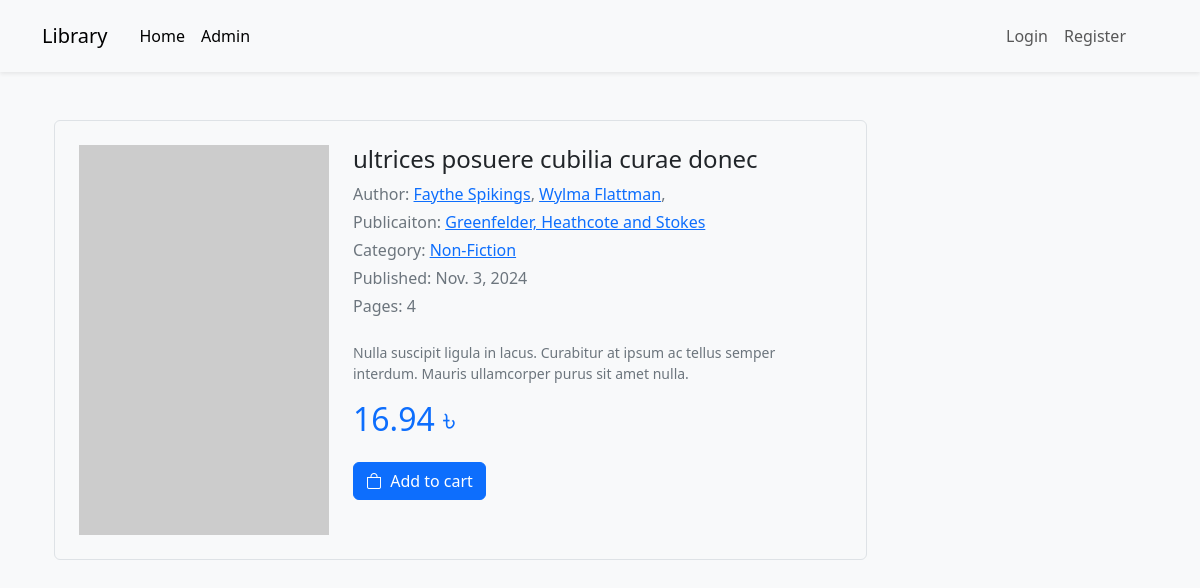
Page /books/1/ on the committed database.
### library/models.py (models this page shows, shortened)
class Book(models.Model):
    title = models.CharField(max_length=512)
    description = models.TextField()
    cover_image = models.URLField()
    published_at = models.DateField(auto_now_add=True)
    author = models.ManyToManyField(Author, related_name="books")
    category = models.ForeignKey(Category, on_delete=models.CASCADE)
    publication = models.ForeignKey(Publication, on_delete=models.CASCADE)
    inventory = models.PositiveIntegerField()
    price = models.DecimalField(max_digits=6, decimal_places=2)
    pages = models.PositiveIntegerField()
    isbn = models.CharField(max_length=13, blank=True, null=True)

class Author(models.Model):
    name = models.CharField(max_length=100)

class Publication(models.Model):
    name = models.CharField(max_length=100)

class Category(models.Model):
    title = models.CharField(max_length=50)

### library/views.py (the view, shortened to what this page needs)
# urls.py: path("books/<int:id>/", views.book_detail, name="book-detail"),
def book_detail(request, id):
    book = Book.objects.get(pk=id)
    return render(request, "library/book-detail.html", {"book": book})

### library/templates/library/book-detail.html (shortened to what this page needs)
{% extends 'base.html' %} {% block content %}
<div class="row">
  <div class="col-lg-9">
    <div class="d-md-flex gap-md-4 rounded-2 border p-4">
      <div>
        <img
          class="d-block mx-auto"
          src="{{book.cover_image}}"
          alt=""
          srcset=""
        />
      </div>
      <div>
        <h4 class="mt-4 mt-md-0">{{book.title}}</h4>
        <p class="text-secondary mb-1">
          Author: {% for author in book.author.all %}
          <a href=""><span>{{author.name}}</span></a
          >&comma; {% endfor %}
        </p>
        <p class="text-secondary mb-1">
          Publicaiton: <a href=""><span>{{book.publication.name}}</span></a>
        </p>
        <p class="text-secondary mb-1">
          Category: <a href=""><span>{{book.category.title}}</span></a>
        </p>
        <p class="text-secondary mb-1">
          Published: <span>{{book.published_at}}</span>
        </p>
        <p class="text-secondary mb-4">Pages: <span>{{book.pages}}</span></p>
        <p class="text-secondary text-sm">
          {{book.description | truncatechars:200}}
        </p>
        <h2 class="mb-4 text-primary">{{book.price}} ৳</h2>
        {% if user.is_authenticated %}
        <form>
          {%csrf_token%}
          <button
            hx-post=""
            hx-target = "#message"
            hx-swap = "innerHTML settle:2s"
            hx-disabled-elt="this"
            hx-indicator = "#indicator"
            type="submit"
            class="btn btn-primary d-flex gap-2 align-items-center"
          >
            <i class="bi-bag"></i>
            Add to cart
            <div id="indicator" class="spinner-border spinner-border-sm htmx-indicator" role="status">
              <span class="visually-hidden">Loading...</span>
            </div>
          </button>
        </form>
        {% else %}
        <a class="btn btn-primary" href="{% url 'login' %}?next={% url 'book-detail' id=book.id%}">
          <i class="bi-bag me-1"></i>
          Add to cart
        </a>
        {% endif %}
      </div>
    </div>
  </div>
</div>
{% endblock %}

### static/css/base.css (style rules this page uses)
.text-sm { font-size: 14px; }

### rows in the picture
Book: title "ultrices posuere cubilia curae donec", publication.name "Greenfelder, Heathcote and Stokes", category "Non-Fiction", published_at "Nov. 3, 2024", pages "4", description "Nulla suscipit ligula in lacus. Curabitur at ipsum ac tellus semper interdum. Mauris ullamcorper purus sit amet nulla.", price "16.94"
Author: name "Faythe Spikings"
Author: name "Wylma Flattman"
